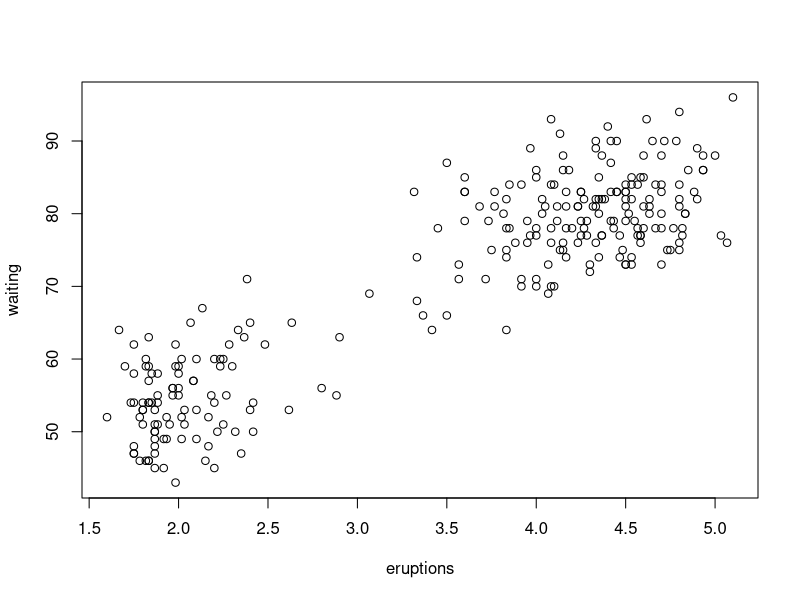
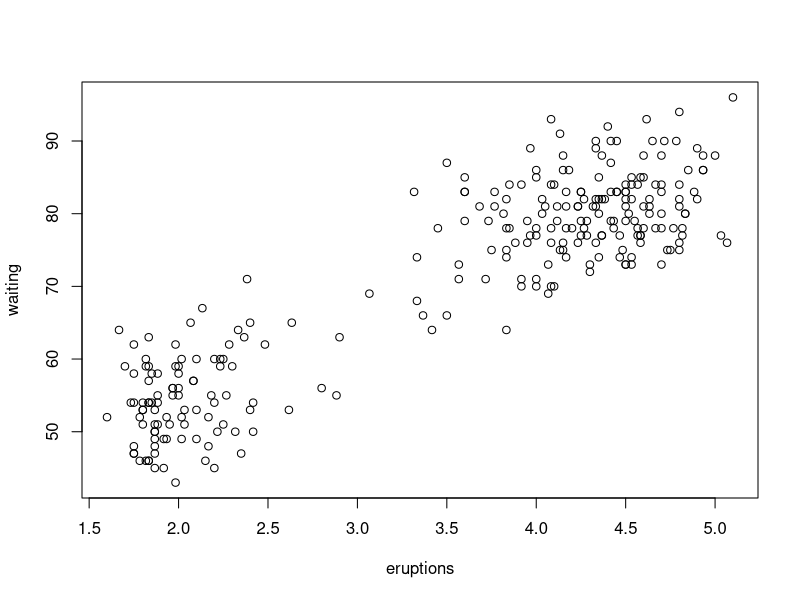

R code for these plots, in order: (Note: this script raises an error after producing the figures.)
#Misc Graphs

x <- rnorm(15)
y <- x + rnorm(15)
predict(lm(y ~ x))
new <- data.frame(x = seq(-3, 3, 0.5))
predict(lm(y ~ x), new, se.fit = TRUE)


attach(faithful)     # attach the data frame 
?faithful
plot(eruptions, waiting)
plot(faithful)
eruption.lm = lm(eruptions ~ waiting)
#Then we create a new data frame that set the waiting time value.

newdata = data.frame(waiting=80)
#We now apply the predict function and set the predictor variable in the newdata argument. We also set the interval type as "predict", and use the default 0.95 confidence level.

predict(eruption.lm, newdata, interval="predict") 
?lm
m2 = 


#fit    lwr    upr 
#1 4.1762 3.1961 5.1564 
detach(faithful)     # clean up
range(waiting)
attach(faithful)
plot(eruptions, waiting, xlim=c(0,max(eruptions)), ylim=c(0,max(waiting)))
eruptions.lm= lm(waiting ~ eruptions)
abline(eruptions.lm)
predict(eruption.lm, new = data.frame(eruptions=2))
newdata = data.frame

m2 = lm(eruptions ~ waiting)
newdata = data.frame(waiting=80)
plot(waiting, eruptions)
abline(v=80)
abline(m2)
predict(m2, newdata, interval='predict')
